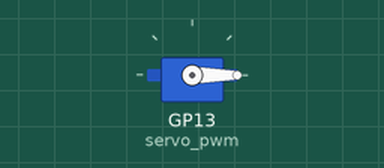
The program below on a simulated Raspberry Pi Pico running CircuitPython. Shown: servo. Servo angles are drawn from the pulse width (0.5 ms = 0°, 2.5 ms = 180°).

Above: at 0.05 s.
At 1.5 s:
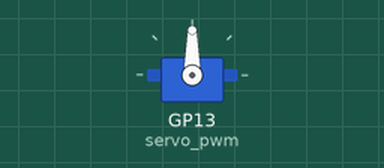
At 3.0 s:
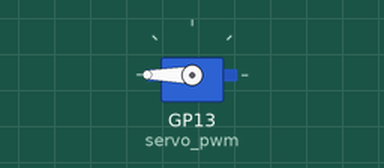
Timing chart, 0 to 6.9 s (numbered marks = the images above):
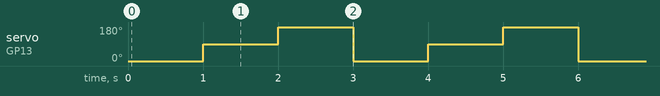

The program:

code.py
```python
import board, pwmio, time

servo_pwm = pwmio.PWMOut(board.GP13, frequency=50)  # cambiá GP15 por el pin que uses

while True:
    servo_pwm.duty_cycle = 1638   # 0 grados
    time.sleep(1)
    servo_pwm.duty_cycle = 4915   # 90 grados
    time.sleep(1)
    servo_pwm.duty_cycle = 8192   # 180 grados
    time.sleep(1)
```

Measured:
- by itself, servo on GP13 (servo_pwm): repeats every 3.0 s: 180° 1.0 s, 0° 1.0 s, 90° 1.0 s
